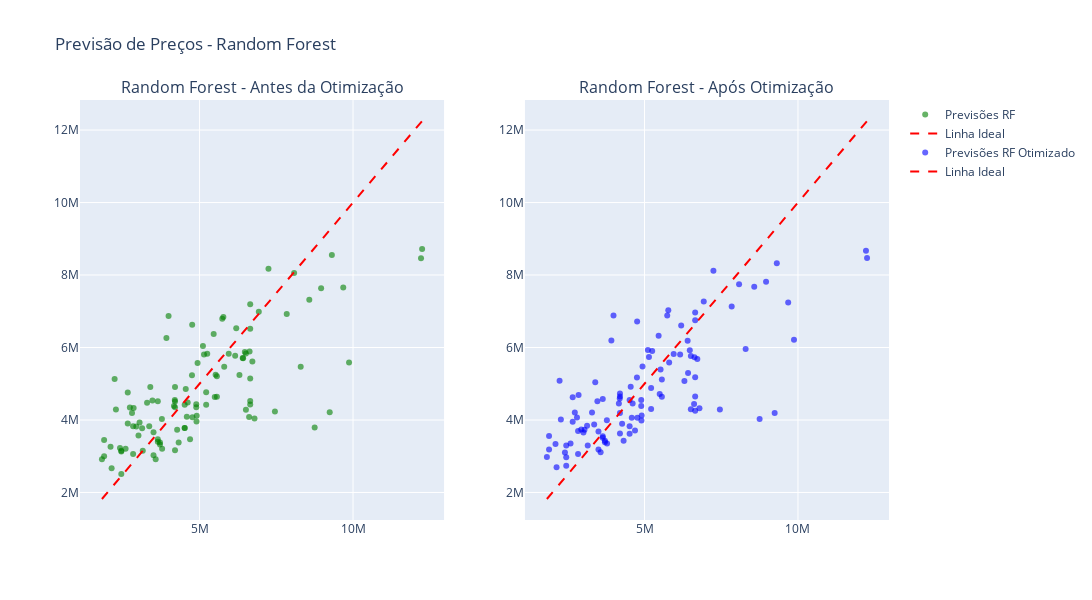

The cell this chart's notebook holds for it:
### Code cell
fig = make_subplots(rows=1, cols=2, subplot_titles=[
    "Random Forest - Antes da Otimização",
    "Random Forest - Após Otimização"
])

fig.add_trace(
    go.Scatter(
        x=y_test, y=y_pred,
        mode='markers',
        name='Previsões RF',
        marker=dict(color='green', opacity=0.6),
        hovertemplate='Preço Real: %{x}<br>Previsto: %{y}'
    ),
    row=1, col=1
)

fig.add_trace(
    go.Scatter(
        x=[y_test.min(), y_test.max()],
        y=[y_test.min(), y_test.max()],
        mode='lines',
        name='Linha Ideal',
        line=dict(color='red', dash='dash')
    ),
    row=1, col=1
)

fig.add_trace(
    go.Scatter(
        x=y_test, y=y_pred_rf,
        mode='markers',
        name='Previsões RF Otimizado',
        marker=dict(color='blue', opacity=0.6),
        hovertemplate='Preço Real: %{x}<br>Previsto: %{y}'
    ),
    row=1, col=2
)

fig.add_trace(
    go.Scatter(
        x=[y_test.min(), y_test.max()],
        y=[y_test.min(), y_test.max()],
        mode='lines',
        name='Linha Ideal',
        line=dict(color='red', dash='dash')
    ),
    row=1, col=2
)

fig.update_layout(
    title="Previsão de Preços - Random Forest",
    height=600,
    width=1400,
    showlegend=True
)

fig.show()
